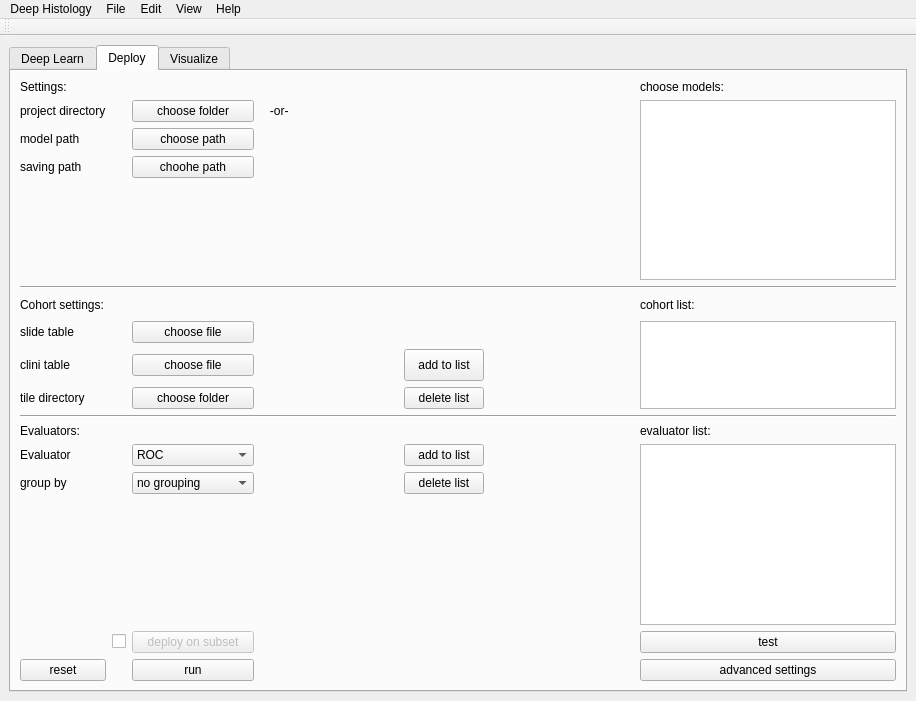
<?xml version="1.0" encoding="UTF-8"?>
<ui version="4.0">
 <class>gui_histo_main</class>
 <widget class="QMainWindow" name="gui_histo_main">
  <property name="geometry">
   <rect>
    <x>0</x>
    <y>0</y>
    <width>916</width>
    <height>701</height>
   </rect>
  </property>
  <property name="windowTitle">
   <string>Deep Histology v2.0</string>
  </property>
  <property name="iconSize">
   <size>
    <width>32</width>
    <height>32</height>
   </size>
  </property>
  <widget class="QWidget" name="centralwidget">
   <property name="enabled">
    <bool>true</bool>
   </property>
   <property name="autoFillBackground">
    <bool>true</bool>
   </property>
   <layout class="QHBoxLayout" name="horizontalLayout_2">
    <item>
     <widget class="QTabWidget" name="Tabs">
      <property name="enabled">
       <bool>true</bool>
      </property>
      <property name="font">
       <font>
        <kerning>false</kerning>
       </font>
      </property>
      <property name="toolTip">
       <string/>
      </property>
      <property name="currentIndex">
       <number>1</number>
      </property>
      <property name="iconSize">
       <size>
        <width>16</width>
        <height>16</height>
       </size>
      </property>
      <property name="tabBarAutoHide">
       <bool>false</bool>
      </property>
      <widget class="QWidget" name="Deeplearn">
       <property name="accessibleName">
        <string/>
       </property>
       <property name="autoFillBackground">
        <bool>false</bool>
       </property>
       <attribute name="title">
        <string>Deep Learn</string>
       </attribute>
       <layout class="QVBoxLayout" name="verticalLayout">
        <item>
         <layout class="QGridLayout" name="gridLayout">
          <item row="5" column="0">
           <widget class="QLabel" name="label_6">
            <property name="text">
             <string>Mode Settings:</string>
            </property>
           </widget>
          </item>
          <item row="6" column="6">
           <widget class="QLabel" name="label_4">
            <property name="enabled">
             <bool>true</bool>
            </property>
            <property name="text">
             <string>validation ratio</string>
            </property>
           </widget>
          </item>
          <item row="11" column="7">
           <widget class="QLabel" name="label_28">
            <property name="text">
             <string>cohort list:</string>
            </property>
           </widget>
          </item>
          <item row="6" column="7">
           <widget class="QSpinBox" name="validratio_learn">
            <property name="cursor">
             <cursorShape>PointingHandCursor</cursorShape>
            </property>
            <property name="suffix">
             <string>%</string>
            </property>
            <property name="maximum">
             <number>100</number>
            </property>
            <property name="value">
             <number>20</number>
            </property>
           </widget>
          </item>
          <item row="14" column="0">
           <widget class="QLabel" name="label_2">
            <property name="text">
             <string>tiles path</string>
            </property>
           </widget>
          </item>
          <item row="25" column="0">
           <widget class="QPushButton" name="reset_learn">
            <property name="cursor">
             <cursorShape>PointingHandCursor</cursorShape>
            </property>
            <property name="text">
             <string>reset</string>
            </property>
           </widget>
          </item>
          <item row="9" column="0" rowspan="2" colspan="8">
           <widget class="Line" name="line">
            <property name="orientation">
             <enum>Qt::Horizontal</enum>
            </property>
           </widget>
          </item>
          <item row="20" column="2">
           <widget class="QCheckBox" name="checkTarget_learn">
            <property name="text">
             <string/>
            </property>
           </widget>
          </item>
          <item row="11" column="0">
           <widget class="QLabel" name="label_25">
            <property name="text">
             <string>Cohort Settings:</string>
            </property>
           </widget>
          </item>
          <item row="13" column="6">
           <spacer name="horizontalSpacer">
            <property name="orientation">
             <enum>Qt::Horizontal</enum>
            </property>
            <property name="sizeHint" stdset="0">
             <size>
              <width>40</width>
              <height>20</height>
             </size>
            </property>
           </spacer>
          </item>
          <item row="1" column="1">
           <widget class="QPushButton" name="savingpath_learn">
            <property name="cursor">
             <cursorShape>PointingHandCursor</cursorShape>
            </property>
            <property name="statusTip">
             <string/>
            </property>
            <property name="text">
             <string>choose folder</string>
            </property>
           </widget>
          </item>
          <item row="19" column="0" rowspan="3" colspan="2">
           <widget class="QListWidget" name="choosetarg_learn">
            <property name="enabled">
             <bool>false</bool>
            </property>
            <property name="selectionMode">
             <enum>QAbstractItemView::MultiSelection</enum>
            </property>
           </widget>
          </item>
          <item row="6" column="0">
           <widget class="QLabel" name="label_3">
            <property name="text">
             <string>mode</string>
            </property>
           </widget>
          </item>
          <item row="25" column="7">
           <widget class="QPushButton" name="advanced_sets_learn">
            <property name="cursor">
             <cursorShape>PointingHandCursor</cursorShape>
            </property>
            <property name="text">
             <string>advanced settings</string>
            </property>
           </widget>
          </item>
          <item row="8" column="7">
           <widget class="QSpinBox" name="kfolds_learn">
            <property name="enabled">
             <bool>false</bool>
            </property>
            <property name="cursor">
             <cursorShape>PointingHandCursor</cursorShape>
            </property>
            <property name="value">
             <number>3</number>
            </property>
           </widget>
          </item>
          <item row="6" column="1">
           <widget class="QComboBox" name="choosemode_learn">
            <property name="cursor">
             <cursorShape>PointingHandCursor</cursorShape>
            </property>
            <item>
             <property name="text">
              <string>test/train</string>
             </property>
            </item>
            <item>
             <property name="text">
              <string>k-fold cross validation</string>
             </property>
            </item>
           </widget>
          </item>
          <item row="25" column="1">
           <widget class="QPushButton" name="run_learn">
            <property name="cursor">
             <cursorShape>PointingHandCursor</cursorShape>
            </property>
            <property name="text">
             <string>run</string>
            </property>
           </widget>
          </item>
          <item row="1" column="0">
           <widget class="QLabel" name="label_12">
            <property name="text">
             <string>saving path</string>
            </property>
           </widget>
          </item>
          <item row="4" column="0" colspan="8">
           <widget class="Line" name="line_3">
            <property name="orientation">
             <enum>Qt::Horizontal</enum>
            </property>
           </widget>
          </item>
          <item row="0" column="0">
           <widget class="QLabel" name="label_settings">
            <property name="text">
             <string>Settings:</string>
            </property>
           </widget>
          </item>
          <item row="12" column="1">
           <widget class="QPushButton" name="slide_masttab_learn">
            <property name="cursor">
             <cursorShape>PointingHandCursor</cursorShape>
            </property>
            <property name="toolTip">
             <string>choose a slide table</string>
            </property>
            <property name="text">
             <string>choose file</string>
            </property>
           </widget>
          </item>
          <item row="12" column="0">
           <widget class="QLabel" name="label_8">
            <property name="text">
             <string>slide table</string>
            </property>
           </widget>
          </item>
          <item row="12" column="7" rowspan="3">
           <widget class="QListWidget" name="cohortlist_learn">
            <property name="editTriggers">
             <set>QAbstractItemView::AllEditTriggers</set>
            </property>
            <property name="sortingEnabled">
             <bool>true</bool>
            </property>
           </widget>
          </item>
          <item row="18" column="0">
           <widget class="QLabel" name="label_19">
            <property name="text">
             <string>Choose Target(s):</string>
            </property>
           </widget>
          </item>
          <item row="17" column="0" colspan="8">
           <widget class="Line" name="line_2">
            <property name="orientation">
             <enum>Qt::Horizontal</enum>
            </property>
           </widget>
          </item>
          <item row="13" column="0">
           <widget class="QLabel" name="label_9">
            <property name="text">
             <string>clini table</string>
            </property>
           </widget>
          </item>
          <item row="13" column="1">
           <widget class="QPushButton" name="clini_table_learn">
            <property name="cursor">
             <cursorShape>PointingHandCursor</cursorShape>
            </property>
            <property name="text">
             <string>choose file</string>
            </property>
           </widget>
          </item>
          <item row="14" column="1">
           <widget class="QPushButton" name="tilespath_learn">
            <property name="cursor">
             <cursorShape>PointingHandCursor</cursorShape>
            </property>
            <property name="text">
             <string>choose path</string>
            </property>
           </widget>
          </item>
          <item row="8" column="0">
           <widget class="QLabel" name="label_32">
            <property name="text">
             <string/>
            </property>
           </widget>
          </item>
          <item row="19" column="2">
           <widget class="QCheckBox" name="checkSubset_learn">
            <property name="text">
             <string/>
            </property>
           </widget>
          </item>
          <item row="8" column="6">
           <widget class="QLabel" name="label_5">
            <property name="enabled">
             <bool>false</bool>
            </property>
            <property name="text">
             <string>k-folds</string>
            </property>
           </widget>
          </item>
          <item row="23" column="7">
           <widget class="QPushButton" name="test_learn">
            <property name="cursor">
             <cursorShape>PointingHandCursor</cursorShape>
            </property>
            <property name="text">
             <string>test</string>
            </property>
           </widget>
          </item>
          <item row="19" column="3">
           <widget class="QPushButton" name="train_subset_learn">
            <property name="enabled">
             <bool>false</bool>
            </property>
            <property name="cursor">
             <cursorShape>PointingHandCursor</cursorShape>
            </property>
            <property name="text">
             <string>train on subset</string>
            </property>
           </widget>
          </item>
          <item row="20" column="3">
           <widget class="QPushButton" name="add_target_learn">
            <property name="enabled">
             <bool>false</bool>
            </property>
            <property name="cursor">
             <cursorShape>PointingHandCursor</cursorShape>
            </property>
            <property name="text">
             <string>add target</string>
            </property>
           </widget>
          </item>
          <item row="13" column="3">
           <widget class="QPushButton" name="addcohortlist_learn">
            <property name="cursor">
             <cursorShape>PointingHandCursor</cursorShape>
            </property>
            <property name="text">
             <string>add to list</string>
            </property>
            <property name="icon">
             <iconset>
              <normaloff>icons/right-arrow.png</normaloff>icons/right-arrow.png</iconset>
            </property>
           </widget>
          </item>
          <item row="14" column="3">
           <widget class="QPushButton" name="del_list_learn">
            <property name="cursor">
             <cursorShape>PointingHandCursor</cursorShape>
            </property>
            <property name="text">
             <string>delete list</string>
            </property>
            <property name="icon">
             <iconset>
              <normaloff>icons/close.png</normaloff>icons/close.png</iconset>
            </property>
            <property name="iconSize">
             <size>
              <width>13</width>
              <height>13</height>
             </size>
            </property>
           </widget>
          </item>
         </layout>
        </item>
       </layout>
      </widget>
      <widget class="QWidget" name="Deploy">
       <attribute name="title">
        <string>Deploy</string>
       </attribute>
       <layout class="QHBoxLayout" name="horizontalLayout_6">
        <item>
         <layout class="QGridLayout" name="gridLayout_2">
          <item row="19" column="7">
           <widget class="QPushButton" name="test_deploy">
            <property name="cursor">
             <cursorShape>PointingHandCursor</cursorShape>
            </property>
            <property name="text">
             <string>test</string>
            </property>
           </widget>
          </item>
          <item row="20" column="2">
           <widget class="QPushButton" name="run_deploy">
            <property name="cursor">
             <cursorShape>PointingHandCursor</cursorShape>
            </property>
            <property name="text">
             <string>run</string>
            </property>
           </widget>
          </item>
          <item row="10" column="0">
           <widget class="QLabel" name="label_21">
            <property name="text">
             <string>slide table</string>
            </property>
           </widget>
          </item>
          <item row="12" column="2">
           <widget class="QPushButton" name="choose_tiledir_deploy">
            <property name="cursor">
             <cursorShape>PointingHandCursor</cursorShape>
            </property>
            <property name="text">
             <string>choose folder</string>
            </property>
           </widget>
          </item>
          <item row="14" column="0">
           <widget class="QLabel" name="label_20">
            <property name="text">
             <string>Evaluators:</string>
            </property>
           </widget>
          </item>
          <item row="16" column="4">
           <widget class="QPushButton" name="add_eval_deploy">
            <property name="text">
             <string>add to list</string>
            </property>
            <property name="icon">
             <iconset>
              <normaloff>icons/right-arrow.png</normaloff>icons/right-arrow.png</iconset>
            </property>
           </widget>
          </item>
          <item row="1" column="0">
           <widget class="QLabel" name="label_24">
            <property name="text">
             <string>project directory</string>
            </property>
           </widget>
          </item>
          <item row="0" column="7">
           <widget class="QLabel" name="label_15">
            <property name="text">
             <string>choose models:</string>
            </property>
           </widget>
          </item>
          <item row="12" column="4">
           <widget class="QPushButton" name="del_list_deploy">
            <property name="cursor">
             <cursorShape>PointingHandCursor</cursorShape>
            </property>
            <property name="text">
             <string>delete list</string>
            </property>
            <property name="icon">
             <iconset>
              <normaloff>icons/close.png</normaloff>icons/close.png</iconset>
            </property>
            <property name="iconSize">
             <size>
              <width>13</width>
              <height>13</height>
             </size>
            </property>
           </widget>
          </item>
          <item row="3" column="2">
           <widget class="QPushButton" name="savingpath_deploy">
            <property name="text">
             <string>choohe path</string>
            </property>
           </widget>
          </item>
          <item row="12" column="0">
           <widget class="QLabel" name="label_22">
            <property name="text">
             <string>tile directory</string>
            </property>
           </widget>
          </item>
          <item row="2" column="0">
           <widget class="QLabel" name="label_11">
            <property name="text">
             <string>model path</string>
            </property>
           </widget>
          </item>
          <item row="11" column="4">
           <widget class="QPushButton" name="addlist_deploy">
            <property name="enabled">
             <bool>true</bool>
            </property>
            <property name="sizePolicy">
             <sizepolicy hsizetype="Minimum" vsizetype="Fixed">
              <horstretch>0</horstretch>
              <verstretch>0</verstretch>
             </sizepolicy>
            </property>
            <property name="minimumSize">
             <size>
              <width>0</width>
              <height>32</height>
             </size>
            </property>
            <property name="cursor">
             <cursorShape>PointingHandCursor</cursorShape>
            </property>
            <property name="styleSheet">
             <string notr="true"/>
            </property>
            <property name="text">
             <string>add to list</string>
            </property>
            <property name="icon">
             <iconset>
              <normaloff>icons/right-arrow.png</normaloff>icons/right-arrow.png</iconset>
            </property>
           </widget>
          </item>
          <item row="1" column="2">
           <widget class="QPushButton" name="projectdir_deploy">
            <property name="cursor">
             <cursorShape>PointingHandCursor</cursorShape>
            </property>
            <property name="text">
             <string>choose folder</string>
            </property>
           </widget>
          </item>
          <item row="20" column="0">
           <widget class="QPushButton" name="reset_deploy">
            <property name="cursor">
             <cursorShape>PointingHandCursor</cursorShape>
            </property>
            <property name="text">
             <string>reset</string>
            </property>
           </widget>
          </item>
          <item row="8" column="6">
           <spacer name="horizontalSpacer_3">
            <property name="orientation">
             <enum>Qt::Horizontal</enum>
            </property>
            <property name="sizeHint" stdset="0">
             <size>
              <width>40</width>
              <height>20</height>
             </size>
            </property>
           </spacer>
          </item>
          <item row="3" column="0">
           <widget class="QLabel" name="label_18">
            <property name="text">
             <string>saving path</string>
            </property>
           </widget>
          </item>
          <item row="10" column="7" rowspan="3">
           <widget class="QListWidget" name="cohortlist_deploy">
            <property name="editTriggers">
             <set>QAbstractItemView::AllEditTriggers</set>
            </property>
            <property name="selectionMode">
             <enum>QAbstractItemView::MultiSelection</enum>
            </property>
            <property name="sortingEnabled">
             <bool>true</bool>
            </property>
           </widget>
          </item>
          <item row="19" column="1">
           <widget class="QCheckBox" name="check_Subset_deploy">
            <property name="text">
             <string/>
            </property>
           </widget>
          </item>
          <item row="11" column="0">
           <widget class="QLabel" name="label">
            <property name="text">
             <string>clini table</string>
            </property>
           </widget>
          </item>
          <item row="8" column="7">
           <widget class="QLabel" name="label_23">
            <property name="text">
             <string>cohort list:</string>
            </property>
           </widget>
          </item>
          <item row="1" column="3">
           <widget class="QLabel" name="label_10">
            <property name="text">
             <string>   -or-</string>
            </property>
           </widget>
          </item>
          <item row="20" column="7">
           <widget class="QPushButton" name="advanced_deploy">
            <property name="cursor">
             <cursorShape>PointingHandCursor</cursorShape>
            </property>
            <property name="text">
             <string>advanced settings</string>
            </property>
           </widget>
          </item>
          <item row="10" column="2">
           <widget class="QPushButton" name="choose_slidetable_deploy">
            <property name="cursor">
             <cursorShape>PointingHandCursor</cursorShape>
            </property>
            <property name="text">
             <string>choose file</string>
            </property>
           </widget>
          </item>
          <item row="2" column="2">
           <widget class="QPushButton" name="choose_model_deploy">
            <property name="cursor">
             <cursorShape>PointingHandCursor</cursorShape>
            </property>
            <property name="text">
             <string>choose path</string>
            </property>
           </widget>
          </item>
          <item row="17" column="4">
           <widget class="QPushButton" name="del_eval_list_deploy">
            <property name="text">
             <string>delete list</string>
            </property>
            <property name="icon">
             <iconset>
              <normaloff>icons/close.png</normaloff>icons/close.png</iconset>
            </property>
            <property name="iconSize">
             <size>
              <width>13</width>
              <height>13</height>
             </size>
            </property>
           </widget>
          </item>
          <item row="11" column="2">
           <widget class="QPushButton" name="clini_table_deploy">
            <property name="cursor">
             <cursorShape>PointingHandCursor</cursorShape>
            </property>
            <property name="text">
             <string>choose file</string>
            </property>
           </widget>
          </item>
          <item row="0" column="0">
           <widget class="QLabel" name="label_7">
            <property name="text">
             <string>Settings:</string>
            </property>
           </widget>
          </item>
          <item row="13" column="0" colspan="8">
           <widget class="Line" name="line_5">
            <property name="orientation">
             <enum>Qt::Horizontal</enum>
            </property>
           </widget>
          </item>
          <item row="8" column="3">
           <spacer name="horizontalSpacer_6">
            <property name="orientation">
             <enum>Qt::Horizontal</enum>
            </property>
            <property name="sizeHint" stdset="0">
             <size>
              <width>40</width>
              <height>20</height>
             </size>
            </property>
           </spacer>
          </item>
          <item row="7" column="0" colspan="8">
           <widget class="Line" name="line_4">
            <property name="orientation">
             <enum>Qt::Horizontal</enum>
            </property>
           </widget>
          </item>
          <item row="8" column="0">
           <widget class="QLabel" name="label_29">
            <property name="text">
             <string>Cohort settings:</string>
            </property>
           </widget>
          </item>
          <item row="16" column="7" rowspan="3">
           <widget class="QListWidget" name="evaluator_list_deploy">
            <property name="editTriggers">
             <set>QAbstractItemView::NoEditTriggers</set>
            </property>
            <property name="showDropIndicator" stdset="0">
             <bool>false</bool>
            </property>
            <property name="selectionMode">
             <enum>QAbstractItemView::NoSelection</enum>
            </property>
           </widget>
          </item>
          <item row="17" column="2">
           <widget class="QComboBox" name="group_evaluators_deploy">
            <item>
             <property name="text">
              <string>no grouping</string>
             </property>
            </item>
            <item>
             <property name="text">
              <string>PATIENT</string>
             </property>
            </item>
           </widget>
          </item>
          <item row="16" column="2">
           <widget class="QComboBox" name="evaluators_deploy">
            <item>
             <property name="text">
              <string>ROC</string>
             </property>
            </item>
            <item>
             <property name="text">
              <string>auroc</string>
             </property>
            </item>
            <item>
             <property name="text">
              <string>F1</string>
             </property>
            </item>
            <item>
             <property name="text">
              <string>TopTiles</string>
             </property>
            </item>
            <item>
             <property name="text">
              <string>Confusion Matrix</string>
             </property>
            </item>
            <item>
             <property name="text">
              <string>AggregateStats</string>
             </property>
            </item>
            <item>
             <property name="text">
              <string>p value</string>
             </property>
            </item>
            <item>
             <property name="text">
              <string>count</string>
             </property>
            </item>
           </widget>
          </item>
          <item row="16" column="0">
           <widget class="QLabel" name="label_26">
            <property name="text">
             <string>Evaluator</string>
            </property>
           </widget>
          </item>
          <item row="17" column="0">
           <widget class="QLabel" name="label_27">
            <property name="text">
             <string>group by</string>
            </property>
           </widget>
          </item>
          <item row="19" column="2">
           <widget class="QPushButton" name="deploy_subset">
            <property name="enabled">
             <bool>false</bool>
            </property>
            <property name="text">
             <string>deploy on subset</string>
            </property>
           </widget>
          </item>
          <item row="4" column="4">
           <spacer name="verticalSpacer_2">
            <property name="orientation">
             <enum>Qt::Vertical</enum>
            </property>
            <property name="sizeHint" stdset="0">
             <size>
              <width>20</width>
              <height>40</height>
             </size>
            </property>
           </spacer>
          </item>
          <item row="4" column="2">
           <widget class="QLabel" name="label_30">
            <property name="text">
             <string/>
            </property>
           </widget>
          </item>
          <item row="1" column="7" rowspan="4">
           <widget class="QListWidget" name="targetlabels_deploy">
            <property name="selectionMode">
             <enum>QAbstractItemView::MultiSelection</enum>
            </property>
           </widget>
          </item>
          <item row="14" column="7">
           <widget class="QLabel" name="label_31">
            <property name="text">
             <string>evaluator list:</string>
            </property>
           </widget>
          </item>
         </layout>
        </item>
       </layout>
      </widget>
      <widget class="QWidget" name="Visualize">
       <attribute name="title">
        <string>Visualize</string>
       </attribute>
       <layout class="QHBoxLayout" name="horizontalLayout_7">
        <item>
         <layout class="QGridLayout" name="gridLayout_3">
          <item row="1" column="1">
           <widget class="QLabel" name="label_16">
            <property name="text">
             <string>                                           format:</string>
            </property>
           </widget>
          </item>
          <item row="0" column="0" colspan="3">
           <widget class="QTabWidget" name="tabWidget">
            <property name="currentIndex">
             <number>0</number>
            </property>
            <widget class="QWidget" name="vis_plots">
             <attribute name="title">
              <string>Top Tiles</string>
             </attribute>
             <widget class="QWidget" name="gridLayoutWidget">
              <property name="geometry">
               <rect>
                <x>-1</x>
                <y>-21</y>
                <width>841</width>
                <height>461</height>
               </rect>
              </property>
              <layout class="QGridLayout" name="gridLayout_4">
               <item row="2" column="2">
                <spacer name="horizontalSpacer_5">
                 <property name="orientation">
                  <enum>Qt::Horizontal</enum>
                 </property>
                 <property name="sizeHint" stdset="0">
                  <size>
                   <width>40</width>
                   <height>20</height>
                  </size>
                 </property>
                </spacer>
               </item>
               <item row="0" column="0">
                <widget class="QLabel" name="label_13">
                 <property name="text">
                  <string>TextLabel</string>
                 </property>
                </widget>
               </item>
               <item row="2" column="1">
                <spacer name="horizontalSpacer_2">
                 <property name="orientation">
                  <enum>Qt::Horizontal</enum>
                 </property>
                 <property name="sizeHint" stdset="0">
                  <size>
                   <width>40</width>
                   <height>20</height>
                  </size>
                 </property>
                </spacer>
               </item>
               <item row="2" column="3">
                <widget class="QPushButton" name="listIm_vis">
                 <property name="text">
                  <string>List of Images</string>
                 </property>
                </widget>
               </item>
               <item row="1" column="3">
                <widget class="QPushButton" name="openFolder_vis">
                 <property name="text">
                  <string>Open Folder</string>
                 </property>
                </widget>
               </item>
               <item row="1" column="2">
                <widget class="QPushButton" name="nextIm_vis">
                 <property name="text">
                  <string>Next Image</string>
                 </property>
                 <property name="icon">
                  <iconset>
                   <normaloff>icons/r_arr.png</normaloff>icons/r_arr.png</iconset>
                 </property>
                </widget>
               </item>
               <item row="1" column="0">
                <widget class="QLabel" name="label_14">
                 <property name="text">
                  <string>Current Image:</string>
                 </property>
                </widget>
               </item>
               <item row="2" column="0">
                <widget class="QLCDNumber" name="imgcounter_vis">
                 <property name="frameShape">
                  <enum>QFrame::Box</enum>
                 </property>
                 <property name="frameShadow">
                  <enum>QFrame::Raised</enum>
                 </property>
                 <property name="digitCount">
                  <number>5</number>
                 </property>
                 <property name="segmentStyle">
                  <enum>QLCDNumber::Filled</enum>
                 </property>
                 <property name="value" stdset="0">
                  <double>0.000000000000000</double>
                 </property>
                 <property name="intValue" stdset="0">
                  <number>0</number>
                 </property>
                </widget>
               </item>
               <item row="1" column="1">
                <widget class="QPushButton" name="prevIm_vis">
                 <property name="text">
                  <string>Previous Image</string>
                 </property>
                 <property name="icon">
                  <iconset>
                   <normaloff>icons/l_arr.png</normaloff>icons/l_arr.png</iconset>
                 </property>
                </widget>
               </item>
               <item row="3" column="3">
                <widget class="QListView" name="imglist_vis"/>
               </item>
               <item row="3" column="0" colspan="3">
                <widget class="QGraphicsView" name="imgwindow_vis"/>
               </item>
              </layout>
             </widget>
             <widget class="QLabel" name="label_17">
              <property name="geometry">
               <rect>
                <x>19</x>
                <y>450</y>
                <width>111</width>
                <height>20</height>
               </rect>
              </property>
              <property name="text">
               <string>Shortcuts:</string>
              </property>
             </widget>
             <widget class="QLabel" name="shortcutlabel">
              <property name="geometry">
               <rect>
                <x>100</x>
                <y>450</y>
                <width>731</width>
                <height>20</height>
               </rect>
              </property>
              <property name="text">
               <string>1-resection tumor; 2-biopsy tumor; 3-healthy tissues;4-fat;5-lymph-node;6-other;7-unsure;8-TMA;9-excluded</string>
              </property>
             </widget>
            </widget>
            <widget class="QWidget" name="vis_tables">
             <attribute name="title">
              <string>Confusion Matrix</string>
             </attribute>
             <widget class="QTableView" name="table_vis">
              <property name="geometry">
               <rect>
                <x>-5</x>
                <y>41</y>
                <width>851</width>
                <height>431</height>
               </rect>
              </property>
             </widget>
             <widget class="QPushButton" name="choosetable_vis">
              <property name="geometry">
               <rect>
                <x>720</x>
                <y>0</y>
                <width>113</width>
                <height>32</height>
               </rect>
              </property>
              <property name="text">
               <string>choose table</string>
              </property>
             </widget>
            </widget>
            <widget class="QWidget" name="tab">
             <attribute name="title">
              <string>Roc curves</string>
             </attribute>
            </widget>
            <widget class="QWidget" name="tab_2">
             <attribute name="title">
              <string>Summary</string>
             </attribute>
            </widget>
           </widget>
          </item>
          <item row="2" column="1">
           <widget class="QPushButton" name="fldrpth_vis">
            <property name="text">
             <string>choose folderpath</string>
            </property>
           </widget>
          </item>
          <item row="1" column="2">
           <widget class="QComboBox" name="format_vis">
            <item>
             <property name="text">
              <string>.png</string>
             </property>
            </item>
            <item>
             <property name="text">
              <string>.pdf</string>
             </property>
            </item>
            <item>
             <property name="text">
              <string>.jpg</string>
             </property>
            </item>
           </widget>
          </item>
          <item row="1" column="0">
           <widget class="QCheckBox" name="save_all_vis">
            <property name="text">
             <string>save all</string>
            </property>
           </widget>
          </item>
          <item row="2" column="2">
           <widget class="QPushButton" name="save_vis">
            <property name="text">
             <string>save</string>
            </property>
           </widget>
          </item>
         </layout>
        </item>
       </layout>
      </widget>
     </widget>
    </item>
   </layout>
  </widget>
  <widget class="QMenuBar" name="menubar">
   <property name="geometry">
    <rect>
     <x>0</x>
     <y>0</y>
     <width>916</width>
     <height>24</height>
    </rect>
   </property>
   <widget class="QMenu" name="menuhello">
    <property name="title">
     <string>Deep Histology</string>
    </property>
    <addaction name="separator"/>
    <addaction name="actionPreferences"/>
    <addaction name="actionQuit_Deep_Histology"/>
   </widget>
   <widget class="QMenu" name="menuFile">
    <property name="title">
     <string>File</string>
    </property>
    <addaction name="actionNew_Experiment"/>
    <addaction name="actionOpen_Experiment"/>
   </widget>
   <widget class="QMenu" name="menuEdit">
    <property name="title">
     <string>Edit</string>
    </property>
    <addaction name="actionMenu"/>
   </widget>
   <widget class="QMenu" name="menuView">
    <property name="title">
     <string>View</string>
    </property>
   </widget>
   <widget class="QMenu" name="menuHelp">
    <property name="title">
     <string>Help</string>
    </property>
    <widget class="QMenu" name="menuTutorial">
     <property name="title">
      <string>Tutorial</string>
     </property>
     <addaction name="actionDeep_Learn"/>
     <addaction name="actionDeploy"/>
     <addaction name="actionVisualize"/>
    </widget>
    <addaction name="actionGithub_Documentation"/>
    <addaction name="menuTutorial"/>
   </widget>
   <addaction name="menuhello"/>
   <addaction name="menuFile"/>
   <addaction name="menuEdit"/>
   <addaction name="menuView"/>
   <addaction name="menuHelp"/>
  </widget>
  <widget class="QToolBar" name="toolBar">
   <property name="windowTitle">
    <string>toolBar</string>
   </property>
   <attribute name="toolBarArea">
    <enum>TopToolBarArea</enum>
   </attribute>
   <attribute name="toolBarBreak">
    <bool>false</bool>
   </attribute>
  </widget>
  <action name="actionQuit_Deep_Histology">
   <property name="text">
    <string>Quit Deep Histology</string>
   </property>
  </action>
  <action name="actionPreferences">
   <property name="text">
    <string>Preferences</string>
   </property>
  </action>
  <action name="actionNew_Experiment">
   <property name="text">
    <string>New Experiment</string>
   </property>
  </action>
  <action name="actionOpen_Experiment">
   <property name="text">
    <string>Open Experiment</string>
   </property>
  </action>
  <action name="actionMenu">
   <property name="text">
    <string>Menu</string>
   </property>
  </action>
  <action name="actionGithub_Documentation">
   <property name="text">
    <string>Github Documentation</string>
   </property>
  </action>
  <action name="actionarr">
   <property name="text">
    <string>arr</string>
   </property>
  </action>
  <action name="actionDeep_Learn">
   <property name="text">
    <string>Deep Learn</string>
   </property>
  </action>
  <action name="actionDeploy">
   <property name="text">
    <string>Deploy</string>
   </property>
  </action>
  <action name="actionVisualize">
   <property name="text">
    <string>Visualize</string>
   </property>
  </action>
 </widget>
 <resources/>
 <connections/>
</ui>
